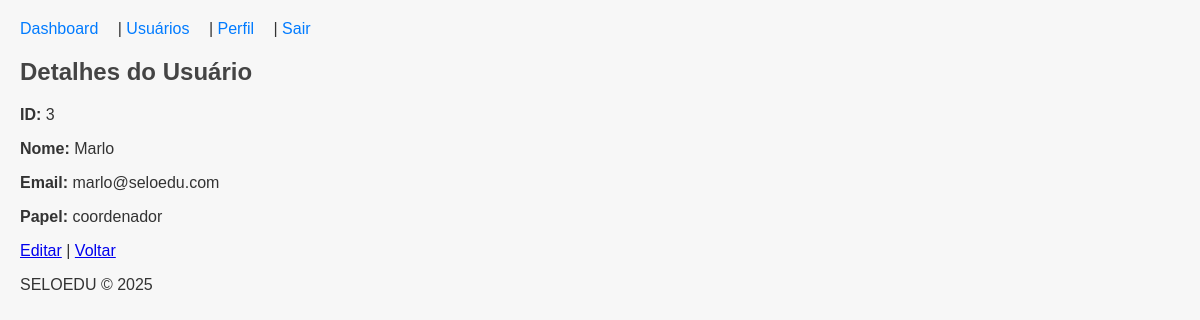
Page /3 (signed in) on the committed database.
### models/users.py (models this page shows, shortened)
class User(db.Model, UserMixin):
    id = db.Column(db.Integer, primary_key=True)
    nome = db.Column(db.String(100), nullable=False)
    email = db.Column(db.String(120), unique=True, nullable=False)
    password_hash = db.Column(db.String(128), nullable=False)
    role = db.Column(db.String(20), default="user")
    perfil = db.relationship(
        'Profile',
        back_populates='user', # Nome do atributo de relacionamento na classe Profile ('user')
        uselist=False
    )

### views/users.py (the view)
def show_user(id):
    user = User.query.get_or_404(id)
    return render_template("users/show.html", user=user)

### app.py (called while the page is built)
def create_app():
    app = Flask(__name__)
    app.config.from_object(Config)
    db.init_app(app)
    login_manager.init_app(app)
    mail.init_app(app)
    app.register_blueprint(auth_bp)
    app.register_blueprint(users_bp)
    app.register_blueprint(treinamento_bp)
    @login_manager.user_loader
    def load_user(user_id):
        return User.query.get(int(user_id))
    with app.app_context():
        db.create_all()
        if not User.query.filter_by(email="admin@seloedu.com").first():
            master = User(
                nome="Admin Master",
                email="admin@seloedu.com",
                role="master"
            )
            master.set_password("123456")
            db.session.add(master)
            db.session.commit()
    @app.route("/")
    def home():
        return render_template("home.html")
    return app

### templates/users/show.html (shortened to what this page needs)
{% extends "base.html" %}
{% block content %}
  <h2>Detalhes do Usuário</h2>
  <p><strong>ID:</strong> {{ user.id }}</p>
  <p><strong>Nome:</strong> {{ user.nome }}</p>
  <p><strong>Email:</strong> {{ user.email }}</p>
  <p><strong>Papel:</strong> {{ user.role }}</p>
  <p>
    <a href="{{ url_for('users.edit_user', id=user.id) }}">Editar</a> |
    <a href="{{ url_for('users.list_users') }}">Voltar</a>
  </p>
{% endblock %}

### static/custom.css (style rules this page uses)
body { font-family: Arial, sans-serif; margin: 20px; background-color: #f7f7f7; color: #333; }
h1, h2 { color: #444; }

### rows in the picture
User: id "3", nome "Marlo", email "marlo@seloedu.com", role "coordenador"
